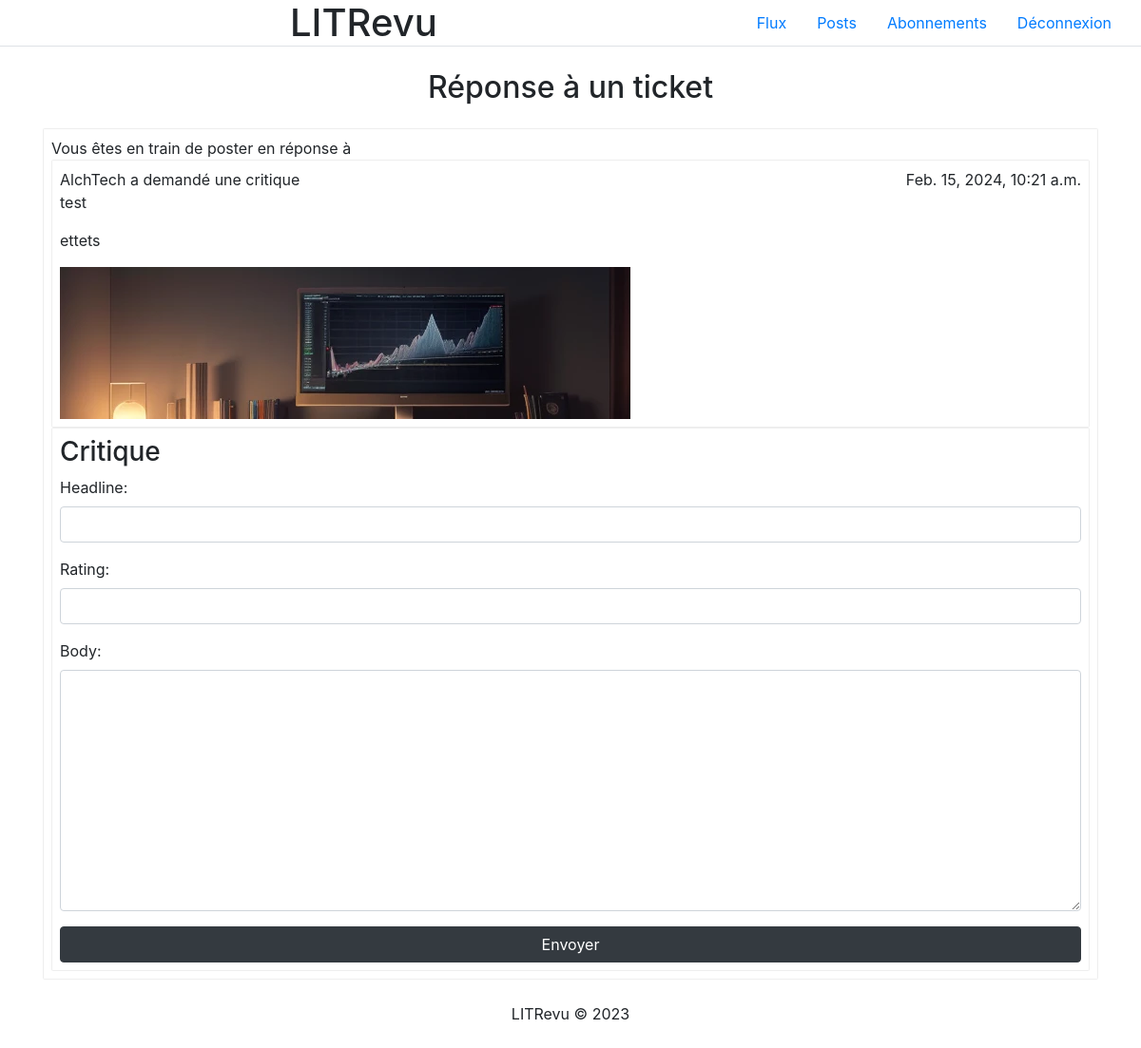
The page /reponse_ticket/16/ (signed in) on the database its author committed.
### LITReview/models.py (models this page shows)
class Ticket(models.Model):
    title = models.CharField(max_length=128)
    description = models.TextField(max_length=2048)
    user = models.ForeignKey(User, on_delete=models.CASCADE)
    images = models.ImageField(null=True, blank=True, upload_to='images/')
    time_created = models.DateTimeField(auto_now_add=True)

### LITReview/views.py (the view, shortened to what this page needs)
# urls.py: path('reponse_ticket/<int:ticket_id>/', views.ReponseTicket.as_view(), name='reponse_ticket'),
class ReponseTicket(LoginRequiredMixin, View):
    login_url = '/'
    def get(self, request, ticket_id):
        ticket = Ticket.objects.get(id=ticket_id)
        demande_ticket_form = ProposerCritiqueForm()
        return render(request, 'LITReview/reponse_ticket.html', {'ticket': ticket, 'demande_ticket_form': demande_ticket_form})

### LITReview/forms.py
class ProposerCritiqueForm(ModelForm):
    class Meta:
        model =  Review
        fields = ['headline', 'rating', 'body']
        widgets = {
            'headline': forms.TextInput(attrs={'class': 'form-control'}),
            'rating': forms.NumberInput(attrs={'class': 'form-control'}),
            'body': forms.Textarea(attrs={'class': 'form-control'}),
        }

### LITReview/templates/LITReview/reponse_ticket.html (shortened to what this page needs)
<!DOCTYPE html>
<html lang="en">
    {% include 'LITReview/partials/head.html' %}
<body>
    {% include 'LITReview/partials/header.html' %}
    <div class="container">
        <h2 class="text-center m-4">Réponse à un ticket</h2>
        <div class="inscription">
            <form method="post" action="create_ticket">
                <div class="fa-border p-2">
                    <span class="" title="">Vous êtes en train de poster en réponse à</span>
                    <div class="p-2 fa-border">
                        <div class="publication-user d-flex justify-content-between">
                            <span>{{ ticket.user.username }} a demandé une critique</span>
                            <span>{{ ticket.time_created }}</span>
                        </div>
                        <div class="">
                            <p>{{ ticket.title }}</p>
                            <p>{{ ticket.description }}</p>
                            {% if ticket.images %}
                                <img src="{{ ticket.images.url }}" alt="Image du ticket" class="img-fluid">
                            {% endif %}
                    </div>
                </div>
                <div class="fa-border p-2">
                    <h3>Critique</h3>
                    {{demande_ticket_form.as_p}}
                    <input type="submit" value="Envoyer" class="btn btn-dark w-100">
                </div>
            </form>
        </div>
    </div>
    {% include 'LITReview/partials/footer.html' %}
</body>
</html>

### rows shown on the page
Ticket: user.username "AlchTech", time_created "Feb. 15, 2024, 10:21 a.m.", title "test", description "ettets", images (picture)
